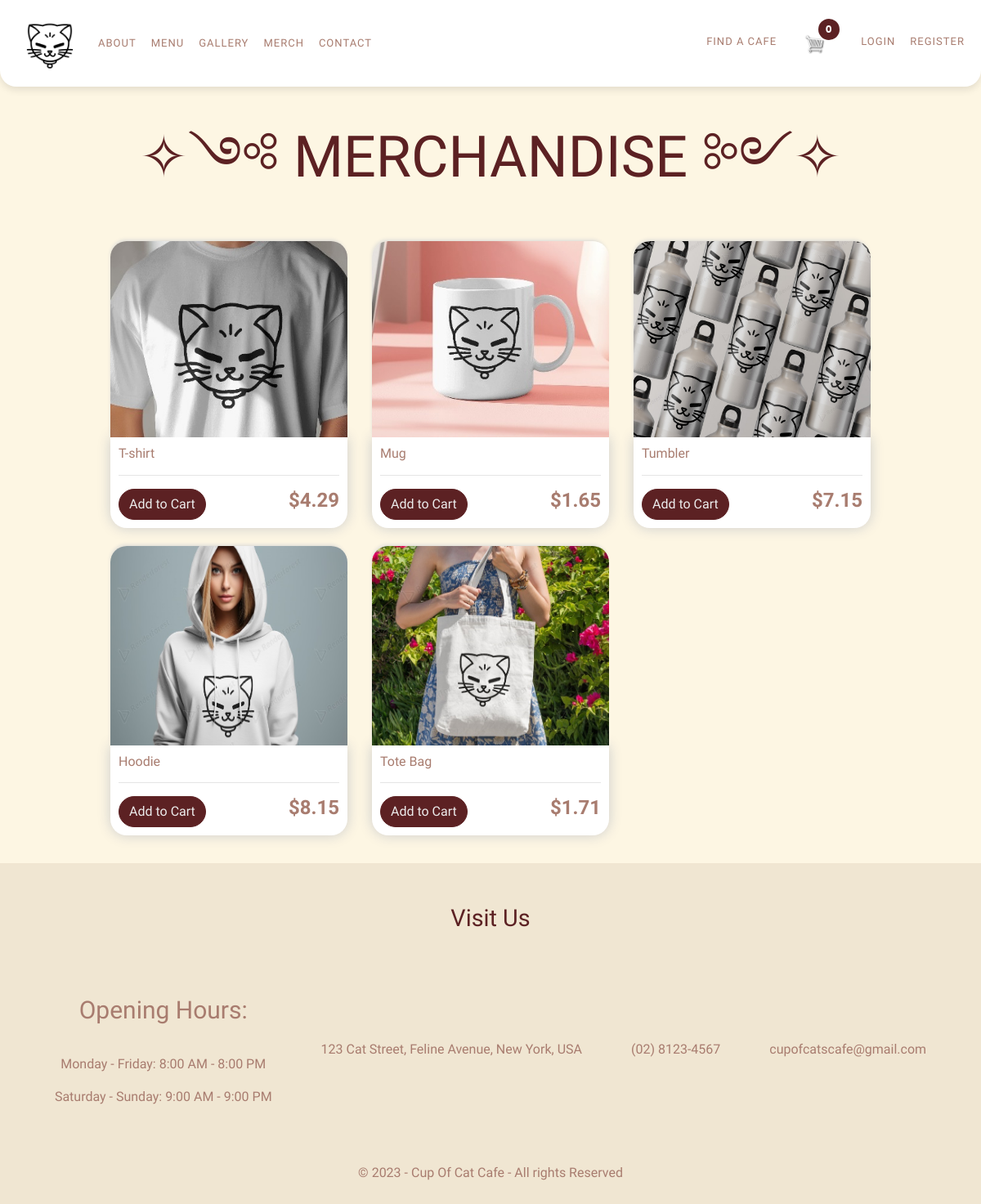
/merch/, run on the app's committed database.
### store/models.py (models this page shows, shortened)
class Product(models.Model):
	name = models.CharField(max_length=200)
	price = models.FloatField()
	digital = models.BooleanField(default=False,null=True, blank=True)
	image = models.ImageField(null=True, blank=True)
	category = models.CharField(max_length=50, default="product")  # Or a boolean flag `is_merch`
	@property
	def imageURL(self):
		try:
			url = self.image.url
		except:
			url = ''
		return url

### store/views.py (the view)
# urls.py: path('merch/', views.merch, name="merch"),
def merch(request):
    data = cartData(request)
    merch = Product.objects.filter(category='merch')
    context = {'merch': merch, 'cartItems': data['cartItems']}
    return render(request, 'store/merch.html', context)

### store/utils.py (called while the page is built, shortened)
def cookieCart(request):
	try:
		cart = json.loads(request.COOKIES['cart'])
	except:
		cart = {}
		print('CART:', cart)
	items = []
	order = {'get_cart_total':0, 'get_cart_items':0, 'shipping':False}
	cartItems = order['get_cart_items']
	return {'cartItems':cartItems ,'order':order, 'items':items}

### store/templates/store/merch.html (shortened to what this page needs)
{% extends 'store/main.html' %}
{% load static %}
{% block content %}
<html>
	<p style="margin-top: 10px; margin-bottom: 20px; text-align: center; font-size: 70px; color:#5c2123;">✧༺ MERCHANDISE ༻✧</p>
	<div class="row" style="padding-left: 90px; padding-right: 90px; border-radius: 40px;">
		{% for merch in merch %}
		<div class="col-lg-4">
			<img class="thumbnail" src="{{merch.imageURL}}">
			<div class="box-element product">
				<h6>{{merch.name}}</h6>
				<hr>
				<div style="display: flex; gap:1em; justify-content: space-between;">
					<div>
						<button data-product="{{merch.id}}" data-action="add" class="btn btn-outline-secondary add-btn update-cart">Add to Cart</button>
					</div>
					<h4><strong>${{merch.price}}</strong></h4>
				</div>
			</div>
		</div>
		{% empty %}
			<p>No merchandise available.</p>
		{% endfor %}
	</div>
{% endblock content %}

### store/templates/store/main.html (shortened to what this page needs)
<!DOCTYPE html>
{% load static %}
<html>
<head>
	<link rel="stylesheet" href="https://stackpath.bootstrapcdn.com/bootstrap/4.4.1/css/bootstrap.min.css">
	<link rel="stylesheet" type="text/css" href="{% static 'css/main.css' %}">
</head>
<body>
	{% block navbar %}
	<nav class="navbar navbar-expand-lg navbar-light background-color:#5c2123;">
		<a href="{% url 'home' %}">
		  <img src="{% static 'images/logo-test.png' %}" class="logo" alt="Logo" style="width: 70px; height: 70px; padding:px; margin: 0px;">
		</a>
		<div class="collapse navbar-collapse" id="navbarTogglerDemo02">
		  <ul class="navbar-nav mr-auto mt-2 mt-lg-0 my-lg-4">
			<li class="nav-item active"><a class="menu" href="{% url 'aboutus' %}">About</a></li>
			<li class="nav-item active"><a class="menu" href="{% url 'store' %}">Menu</a></li>
			<li class="nav-item active"><a class="menu" href="{% url 'gallery' %}">Gallery</a></li>
			<li class="nav-item active"><a class="menu" href="{% url 'merch' %}">Merch</a></li>
			<li class="nav-item active"><a class="menu" href="{% url 'contact' %}">Contact</a></li>
		  </ul>
		  <ul class="navbar-nav">
			<li class="nav-item active"><a class="findacafebutton" href="{% url 'findcafe' %}">Find A Cafe</a></li>
			<li class="cart-wrapper">
				<span><a href="{% url 'cart' %}">
					  <img id="cart-icon" src="{% static 'images/cart.png' %}" alt="Cart">
					  <span><p id="cart-total">{{ cartItems }}</p></span>
					</a>
				</li>
			{% if user.is_authenticated %}
			<li class="nav-item active"><span><a class="profilebtn" href="" style="color: black; margin: 0px;"> Hi, {{ user.username }}</a></li><span>
			<li class="nav-item active"><span><a class="registerbtn" href="{% url 'logout' %}" style="margin:0px;">Logout</a></span></li>
			{% else %}
			<li class="nav-item active"><a class="loginbtn" href="{% url 'login' %}">Login</a></li>
			<li class="nav-item active"><a class="registerbtn" href="{% url 'register' %}">Register</a></li>
			{% endif %}
		  </nav>
	  {% endblock navbar %}
     <div class="container">
            <br>
            {% block content %}
            {% endblock content %}
         </div>
		 <section id="contact" class="contact fade-in">
			<h2 style="color: #5c2123;">Visit Us</h2>
			<div class="contact-info">
				<div class="info-item slide-up">
					<p style="font-size: 30px;";>Opening Hours:<p>
					<p>Monday - Friday: 8:00 AM - 8:00 PM</p>
					<p>Saturday - Sunday: 9:00 AM - 9:00 PM</p>
				</div>
				<div class="info-item slide-up">
					<p>123 Cat Street, Feline Avenue, New York, USA</p>
				</div>
				<div class="info-item slide-up">
					<p>(02) 8123-4567</p>
				</div>
				<div class="info-item slide-up">
					<p>cupofcatscafe@gmail.com</p>
				</div>
				<div class="info-item slide-up">
					<p>© 2023 - Cup Of Cat Cafe - All rights Reserved</p>
				</div>
			</div>
</body>
</html>

### static/css/main.css (style rules this page uses)
html, body { margin: 0; padding: 0; width: 100%; overflow-x: hidden; }
html { background-color: #fdf6e3; }
body { font-family: "Titan One", sans-serif; font-weight: 400; font-style: normal; }
.menu { padding: 50px 20px; }
* { margin: 0; padding: 0; box-sizing: border-box; list-style: none; text-decoration: none; }
nav { z-index: 1000; position: absolute; }
nav a { color: #a87c6f; text-transform: uppercase; transition: all 0.1s ease; letter-spacing: 1px; padding: 10px; }
nav { background-color: white; font-size: 13px; width: 100%; border-bottom-left-radius: 20px; border-bottom-right-radius: 20px; top: 0; justify-content: space-between; align-items: center; padding: 0 20px; box-shadow: 0px 4px 10px rgba(0, 0, 0, 0.1); }
.menu { flex: 1; justify-content: center; margin-top: 20px; margin-left: 30px; }
.cart-wrapper { position: relative; display: inline-block; margin: 0 20px; }
.cart-wrapper a { margin: 0px; }
#cart-icon { width: 25px; height: 25px; }
#cart-total { position: absolute; bottom:-1px; right: -10px; text-align: center; color: #fff; background-color: #5c2123; width: 30px; height: 30px; font-family: 'poppins', sans-serif; border-radius: 50%; font-weight: bold; font-size: 12px; line-height: 25px; border: 2px solid white; }
.navbar-nav { margin-left: 0; padding-left: 0; }
.navbar-nav .menu, .findacafebutton, .loginbtn, .registerbtn { background-color: none; color: #a87c6f; border-radius: 30px; margin-left: 10px; font-size: 13px; padding: 4px; }
.navbar-nav .findacafebutton, .navbar-nav .registerbtn, .navbar-nav .loginbtn, .navbar-nav .menu { background-color: none; color: #a87c6f; border-radius: 30px; margin-left: 10px; font-size: 13px; padding: 4px; }
body { background-color: hsl(0, 0%, 98%); }
h1,h2,h3,h4,h5,h6 { color:#a87c6f; }
.box-element { box-shadow:hsl(0, 0%, 80%) 0 0 16px; background-color: #fff; border-radius: 4px; padding: 10px; }
.thumbnail { width: 100%; height: 200px; -webkit-box-shadow: -1px -3px 5px -2px rgba(214,214,214,1); -moz-box-shadow: -1px -3px 5px -2px rgba(214,214,214,1); box-shadow: -1px -3px 5px -2px rgba(214,214,214,1); }
.product { border-radius: 0 0 20px 20px; }
.thumbnail { border-radius: 20px 20px 0px 0px; }
.col-lg-4, .col-lg-6, .col-lg-8, .col-lg-12 { margin-top: 30px; }
.btn { border-radius: 0; }
.btn.btn-outline-secondary.add-btn.update-cart { border-radius: 80px; color: #ececec; border-color: #5c2123; background-color: #5c2123; }
body { background-color: #fdf6e3; }
.thumbnail { height: 70%; }
nav { animation: fadeIn 1s ease-in-out; }
.contact { animation: fadeIn 1s ease-in-out; }
.contact h2 { animation: slideInFromTop 1s ease-in-out; }
.contact-info .info-item { animation: slideInFromBottom 1s ease-in-out; animation-delay: calc(0.2s * var(--i)); animation-fill-mode: both; }
.contact-info .info-item:nth-child(1) { --i: 1; }
.contact-info .info-item:nth-child(2) { --i: 2; }
.contact-info .info-item:nth-child(3) { --i: 3; }
.contact-info .info-item:nth-child(4) { --i: 4; }
.contact-info .info-item:nth-child(5) { --i: 5; }
.contact { background-color: #f0e6d2; margin: none; }
.contact h2 { text-align: center; font-size: 1.8rem; padding: 50px; bottom: 40%; margin-top: 40px; margin-bottom: 20px; font-family: 'Titan One', cursive; color: #a87c6f; }
.contact-info { display: flex; margin: 0 auto; flex-direction: row; align-items: center; justify-content: center; gap: 40px; flex-wrap: wrap; }
.info-item { display: flex; flex-direction: column; margin: 0 auto; align-items: center; justify-content: center; text-align: center; color: #a87c6f; font-family: 'Titan One', 'cursive'; margin: 10px; margin-top: 0.5px; }
.col-lg-4 { animation: fadeIn 1s ease-in-out; }

### data on the page
Product: imageURL (picture), name "T-shirt", price "4.29"
Product: imageURL (picture), name "Mug", price "1.65"
Product: imageURL (picture), name "Tumbler", price "7.15"
Product: imageURL (picture), name "Hoodie", price "8.15"
Product: imageURL (picture), name "Tote Bag", price "1.71"

### other printed values
{{ cartItems }} "0"
